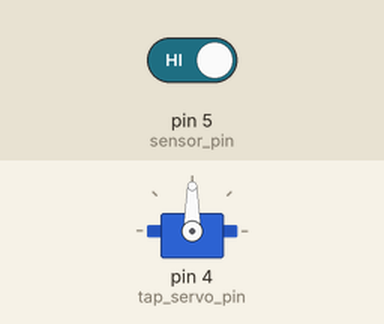
Bench run of a sketch on a simulated Arduino Uno, built with avr-gcc and run on an emulated ATmega328P. Shown: servo. The inputs (shaded band) are chosen by the test bench; at power-on: pin 5 (sensor_pin) HIGH.

Above: at 1.2 s.
1.3 s: pin 5 (sensor_pin) driven LOW
At 2.1 s:
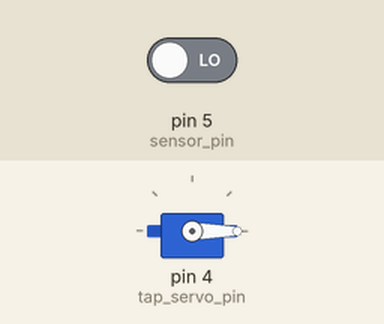
2.8 s: pin 5 (sensor_pin) driven HIGH
At 3.3 s:
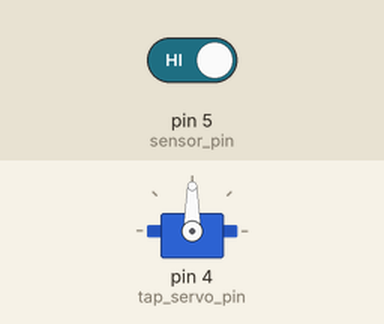
Timing chart, 0 to 5.8 s (numbered marks = the images above; inputs shaded):
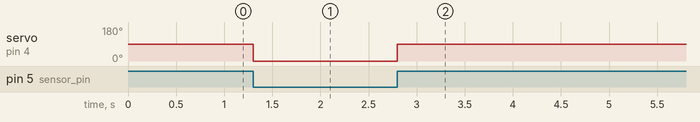

The sketch:

smart_bridge.ino
```cpp
#include <Servo.h> //Install this library

Servo tap_servo;

int sensor_pin = 5;   //Connect D5 of Arduino
int tap_servo_pin =4; //Connect D4 of Arduino
int val;

void setup(){
  pinMode(sensor_pin,INPUT);
  tap_servo.attach(tap_servo_pin);

}

void loop(){
  val = digitalRead(sensor_pin);

  if (val==0)
  {tap_servo.write(0);
  }
  if (val==1)
  {tap_servo.write(90); //If you want you can increase & Decrease servo rotation
    }
}
```

Measured:
- after the input at 1.3 s, servo on pin 4 (tap_servo_pin): 90° → 0° at once
- after the input at 2.8 s, servo on pin 4 (tap_servo_pin): 0° → 90° at once
